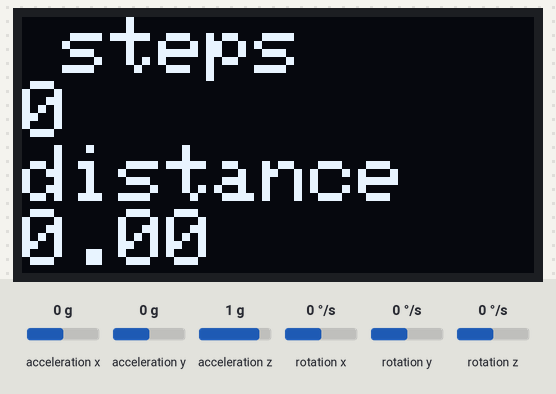
The sketch below on a simulated Arduino Uno, built with avr-gcc and run on an emulated ATmega328P. On the bench: 128×64 one-colour display. Inputs (shaded band) come from the test bench; at power-on: acceleration y 0 g, acceleration x 0 g, acceleration z 1 g, rotation x 0 °/s, rotation y 0 °/s, rotation z 0 °/s. The display library's start-up logo is not drawn; what the sketch prints to the serial monitor is not drawn.

Above: at 6.2 s.
6.3 s: acceleration y set to 0.9 g
7.9 s: acceleration y set to 1.2 g
At 8.56 s:
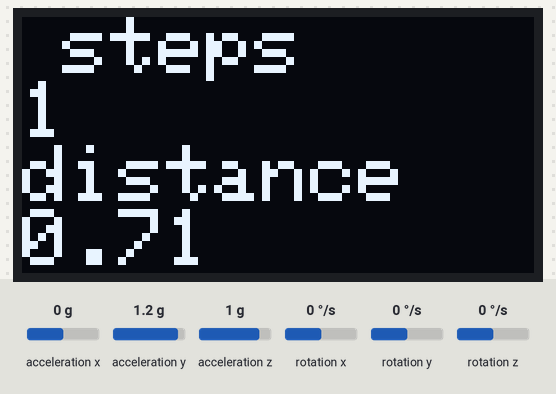
At 9.04 s:
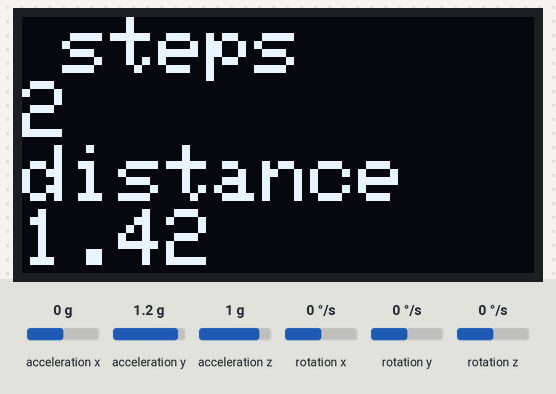
Timing chart, 0 to 10.9 s (numbered marks = the images above; inputs shaded):
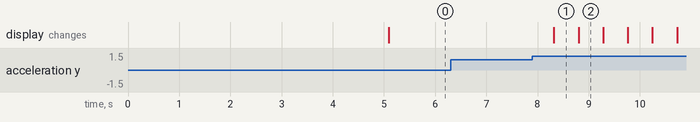

The sketch:

StepCounter.ino
```cpp
#include <MPU6050_tockn.h>
#include <Wire.h>
#include <SPI.h>
#include <Adafruit_GFX.h>
#include <Adafruit_SSD1306.h>
MPU6050 mpu6050(Wire);
#define OLED_Address 0x3C // 0x3C device address of I2C OLED. Few other OLED has 0x3D
Adafruit_SSD1306 oled(128, 64); // create our screen object setting resolution to 128x64

long timer = 0;
int steps = 0;
float distanceinonestep = 71; //change it according to your distance between your legs in cm
float distance;
void setup() {
  Serial.begin(9600);
oled.begin(SSD1306_SWITCHCAPVCC, OLED_Address);
  oled.display();
  delay(2000);
  // Clear the buffer
  oled.clearDisplay();
  Wire.begin();
  mpu6050.begin();
  mpu6050.calcGyroOffsets(true);
}

void loop() {
  mpu6050.update();
  if (millis() - timer > 1000) {
    Serial.print(mpu6050.getAccY());
  }
  if (mpu6050.getAccY() > 1)
  {
    steps += 1;
    delay(350);
  }

  oled.setTextSize(2);
  oled.setTextColor(WHITE);
  oled.setCursor(10, 0);
  oled.println("steps");
  oled.println(steps);


  distance = steps * distanceinonestep / 100;
  oled.println("distance");
  oled.println(distance);
  oled.display();
  delay(100);
  oled.clearDisplay();
}
```

Measured:
- the behaviour switches between 1 and 1.1 g on acceleration y (found by bisection; images 0 and 1)
- after the input at 6.3 s, every drawn part: stays the same
- after the input at 7.9 s, the display: changes after 0.42 s (image 1)
- what the display in image 1 shows lasts 0.5 s, from 8.3 s to 8.8 s
